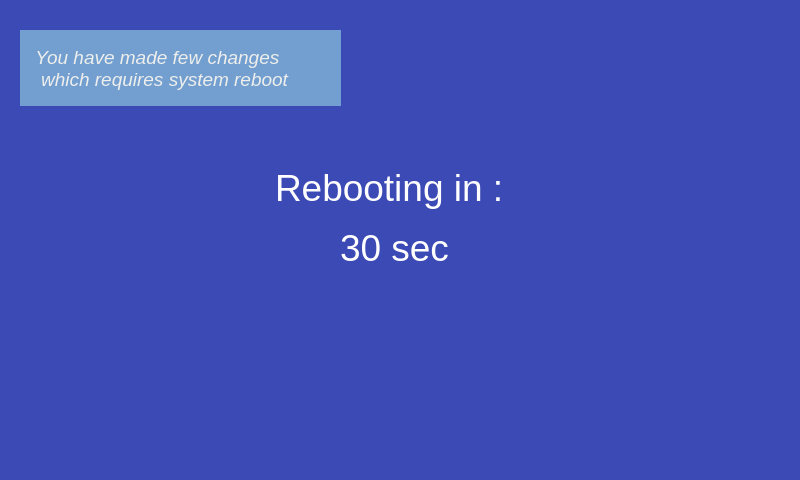
<?xml version="1.0" encoding="UTF-8"?>
<ui version="4.0">
 <class>MainWindow</class>
 <widget class="QMainWindow" name="MainWindow">
  <property name="geometry">
   <rect>
    <x>0</x>
    <y>0</y>
    <width>800</width>
    <height>480</height>
   </rect>
  </property>
  <property name="windowTitle">
   <string>MainWindow</string>
  </property>
  <widget class="QWidget" name="centralWidget">
   <property name="styleSheet">
    <string notr="true">background-color: rgb(60, 74, 181);</string>
   </property>
   <widget class="QLabel" name="rebootLabel">
    <property name="geometry">
     <rect>
      <x>275</x>
      <y>155</y>
      <width>246</width>
      <height>66</height>
     </rect>
    </property>
    <property name="font">
     <font>
      <pointsize>28</pointsize>
     </font>
    </property>
    <property name="styleSheet">
     <string notr="true">color: rgb(254, 254, 255);</string>
    </property>
    <property name="text">
     <string>Rebooting in :</string>
    </property>
   </widget>
   <widget class="QLabel" name="counterLabel">
    <property name="geometry">
     <rect>
      <x>340</x>
      <y>220</y>
      <width>126</width>
      <height>56</height>
     </rect>
    </property>
    <property name="font">
     <font>
      <pointsize>28</pointsize>
     </font>
    </property>
    <property name="autoFillBackground">
     <bool>false</bool>
    </property>
    <property name="styleSheet">
     <string notr="true">color: rgb(254, 254, 255);</string>
    </property>
    <property name="text">
     <string>30 sec</string>
    </property>
   </widget>
   <widget class="QLabel" name="infoLabel">
    <property name="geometry">
     <rect>
      <x>20</x>
      <y>30</y>
      <width>321</width>
      <height>76</height>
     </rect>
    </property>
    <property name="font">
     <font>
      <pointsize>14</pointsize>
      <italic>true</italic>
     </font>
    </property>
    <property name="styleSheet">
     <string notr="true">color: rgb(238, 238, 236);
background-color: rgb(114, 159, 207);</string>
    </property>
    <property name="text">
     <string>   You have made few changes 
    which requires system reboot</string>
    </property>
   </widget>
  </widget>
 </widget>
 <layoutdefault spacing="6" margin="11"/>
 <resources/>
 <connections/>
</ui>
